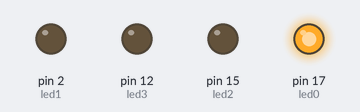
This sketch was run on a simulated Arduino Uno, built with avr-gcc and run on an emulated ATmega328P. On the bench: output pins drawn as LEDs (lit = HIGH).

Above: at 0.05 s.
At 0.35 s:
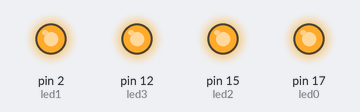
At 0.75 s:
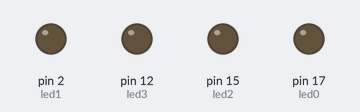
At 1.45 s:
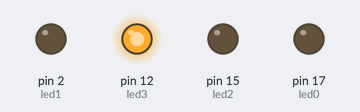
At 2.15 s:
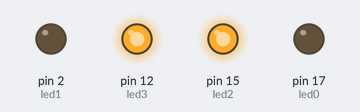
At 2.85 s:
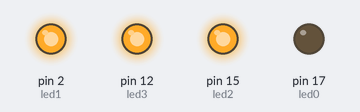
Timing chart, 0 to 3.1 s (numbered marks = the images above):
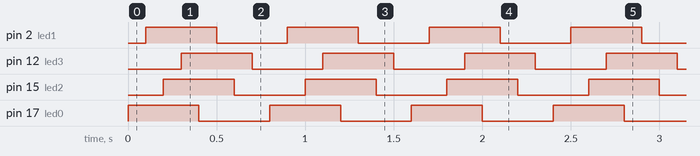

The sketch:

Lab2-3.ino
```cpp
#define led0 17
#define led1 2
const int led2 = 15;
const int led3 = 12;

void setup() {
  pinMode(led0, OUTPUT);
  pinMode(led1, OUTPUT);
  pinMode(led2, OUTPUT);
  pinMode(led3, OUTPUT);

}

void loop() {
  digitalWrite(led0, HIGH);
  delay(100);
  digitalWrite(led1, HIGH);
  delay(100);
  digitalWrite(led2, HIGH);
  delay(100);
  digitalWrite(led3, HIGH);
  delay(100);
  digitalWrite(led0, LOW);
  delay(100);
  digitalWrite(led1, LOW);
  delay(100);
  digitalWrite(led2, LOW);
  delay(100);
  digitalWrite(led3, LOW);
  delay(100);

}
```

Measured:
- by itself, pin 2 (led1), pin 12 (led3), pin 15 (led2), pin 17 (led0): alternates HIGH for 0.40 s and LOW for 0.40 s
- by itself, everything shown: repeats every 0.80 s, in 8 steps
